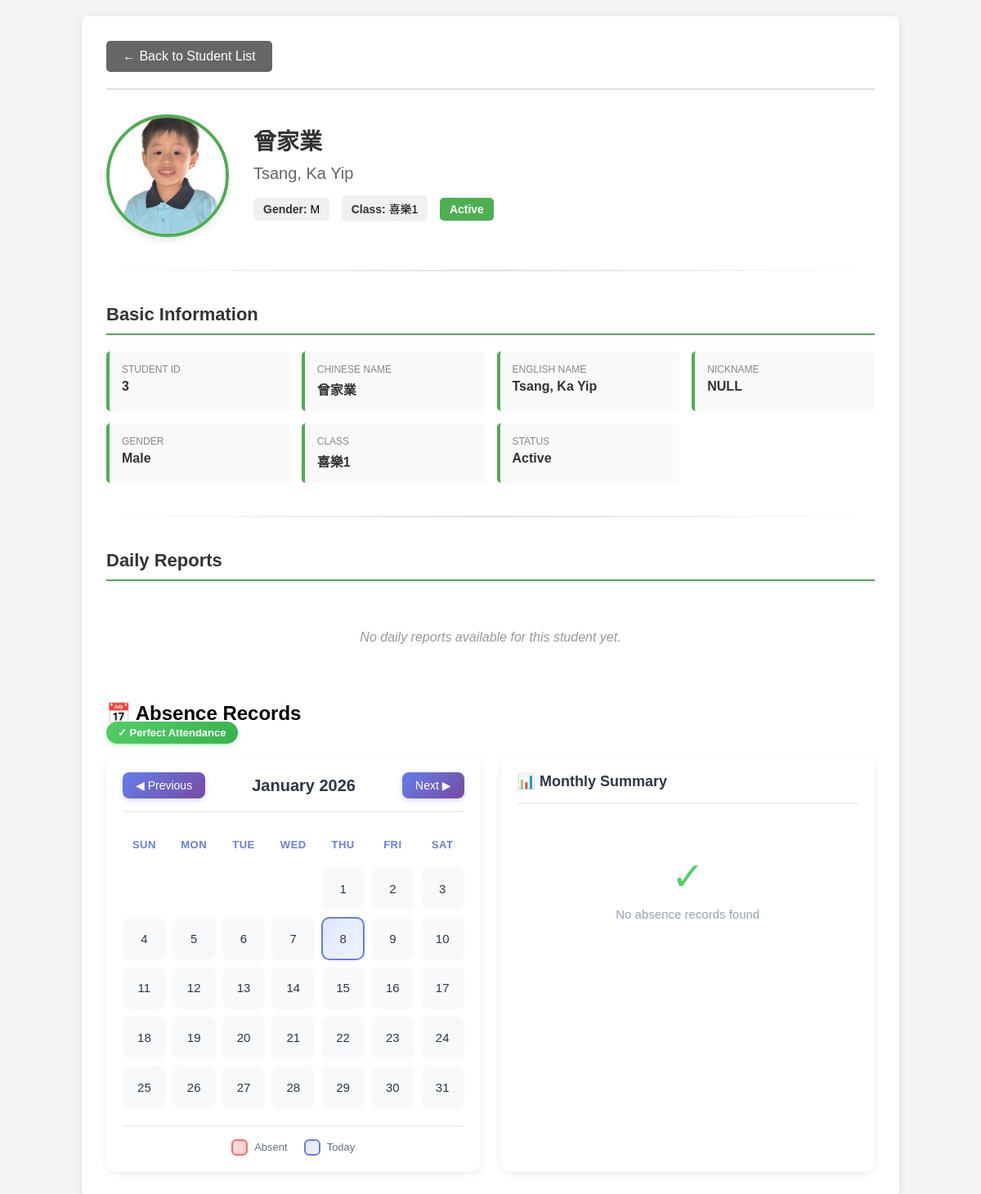
Page /student_details.php?id=3 on the committed database.
### tables this page shows
CREATE TABLE IF NOT EXISTS `students` (
  `id` int(11) NOT NULL AUTO_INCREMENT,
  `name_chi` varchar(100) NOT NULL COMMENT 'Chinese Name',
  `name_eng` varchar(100) NOT NULL COMMENT 'English Name',
  `nickname` varchar(50) DEFAULT NULL,
  `short_name` varchar(50) DEFAULT NULL COMMENT 'Short name or symbol',
  `gender` enum('M','F') NOT NULL,
  `class` varchar(50) DEFAULT NULL COMMENT 'Class/Group',
  `status` enum('Active','Inactive','Graduated') DEFAULT 'Active',
  `image_path` varchar(255) DEFAULT NULL COMMENT 'Path to student image',
  PRIMARY KEY (`id`)
);

### db/students.php (called while the page is built, shortened)
<?php
require_once __DIR__ . '/connection.php';
class Students {
    private $conn;
    public function __construct() {
        $this->conn = getDB();
    }
    public function getById($id) {
        $id = (int)$id;
        $sql = "SELECT * FROM students WHERE id = $id";
        $result = $this->conn->query($sql);
        if ($result && $result->num_rows > 0) {
            return $result->fetch_assoc();
        }
        return null;
    }
}
?>

### db/connection.php (called while the page is built, shortened)
<?php
class Database {
    private static $instance = null;
    private $conn;
    private function __construct() {
        try {
            $this->conn = new mysqli(DB_HOST, DB_USER, DB_PASS, DB_NAME, DB_PORT);
            $this->conn->set_charset(DB_CHARSET);
        } catch (Exception $e) {
            die("Database connection error: " . $e->getMessage());
        }
    }
    public static function getInstance() {
        if (self::$instance === null) {
            self::$instance = new Database();
        }
        return self::$instance;
    }
    public function getConnection() {
        return $this->conn;
    }
}
function getDB() {
    return Database::getInstance()->getConnection();
}
?>

### student_details.php (the view, shortened to what this page needs)
<?php
require_once 'db/students.php';
require_once 'db/connection.php';
$studentId = isset($_GET['id']) ? intval($_GET['id']) : 0;
$studentsObj = new Students();
$student = $studentsObj->getById($studentId);
$sections = [
    'basic_info' => true,
    'daily_reports' => true,
    'absences' => true,
];
?>
<!DOCTYPE html>
<html lang="en">
<head>
</head>
<body>
    <div class="container">
        <div class="header">
            <a href="students_list.php" class="back-btn">← Back to Student List</a>
        </div>
        <div class="student-header">
            <?php if (!empty($student['image_path']) && file_exists($student['image_path'])): ?>
                <img src="<?php echo htmlspecialchars($student['image_path']); ?>"
                     alt="<?php echo htmlspecialchars($student['name_chi']); ?>"
                     class="student-photo">
            <?php else: ?>
                <div class="no-photo">No Photo</div>
            <?php endif; ?>
            <div class="student-info-header">
                <h1 class="student-name"><?php echo htmlspecialchars($student['name_chi']); ?></h1>
                <p class="student-name-eng"><?php echo htmlspecialchars($student['name_eng']); ?></p>
                <div>
                    <span class="info-badge"><strong>Gender:</strong> <?php echo htmlspecialchars($student['gender']); ?></span>
                    <span class="info-badge"><strong>Class:</strong> <?php echo htmlspecialchars($student['class'] ?? 'N/A'); ?></span>
                    <span class="status-badge <?php echo strtolower($student['status']); ?>">
                        <?php echo htmlspecialchars($student['status']); ?>
                    </span>
                </div>
            </div>
        </div>
        <div class="section-divider"></div>
        <?php
        if ($sections['basic_info']):
            include 'sections/student_basic_info.php';
        endif;
        if ($sections['daily_reports']):
            include 'sections/student_daily_reports.php';
        endif;
        if ($sections['absences']):
            echo '<div id="absences">';
            include 'sections/student_absences.php';
            echo '</div>';
        endif;
        ?>
    </div>
</body>
</html>

### sections/student_basic_info.php
<div class="section">
    <h2 class="section-title">Basic Information</h2>
    <div class="info-grid">
        <div class="info-item">
            <div class="info-label">Student ID</div>
            <div class="info-value"><?php echo htmlspecialchars($student['id']); ?></div>
        </div>
        <div class="info-item">
            <div class="info-label">Chinese Name</div>
            <div class="info-value"><?php echo htmlspecialchars($student['name_chi']); ?></div>
        </div>
        <div class="info-item">
            <div class="info-label">English Name</div>
            <div class="info-value"><?php echo htmlspecialchars($student['name_eng']); ?></div>
        </div>
        <div class="info-item">
            <div class="info-label">Nickname</div>
            <div class="info-value"><?php echo htmlspecialchars($student['nickname'] ?? 'N/A'); ?></div>
        </div>
        <div class="info-item">
            <div class="info-label">Gender</div>
            <div class="info-value"><?php echo $student['gender'] === 'M' ? 'Male' : 'Female'; ?></div>
        </div>
        <div class="info-item">
            <div class="info-label">Class</div>
            <div class="info-value"><?php echo htmlspecialchars($student['class'] ?? 'N/A'); ?></div>
        </div>
        <div class="info-item">
            <div class="info-label">Status</div>
            <div class="info-value"><?php echo htmlspecialchars($student['status']); ?></div>
        </div>
    </div>
</div>
<div class="section-divider"></div>

### student_details.php (style rules this page uses)
* { margin: 0; padding: 0; box-sizing: border-box; }
body { font-family: Arial, sans-serif; background-color: #f4f4f4; padding: 20px; }
.container { max-width: 1000px; margin: 0 auto; background: white; padding: 30px; border-radius: 8px; box-shadow: 0 2px 10px rgba(0,0,0,0.1); }
.header { display: flex; justify-content: space-between; align-items: center; margin-bottom: 30px; padding-bottom: 20px; border-bottom: 2px solid #e0e0e0; }
.back-btn { display: inline-block; padding: 10px 20px; background-color: #666; color: white; text-decoration: none; border-radius: 5px; transition: background-color 0.3s; }
.student-header { display: flex; align-items: center; gap: 30px; margin-bottom: 30px; }
.student-photo { width: 150px; height: 150px; object-fit: cover; border-radius: 50%; border: 4px solid #4CAF50; box-shadow: 0 4px 8px rgba(0,0,0,0.1); }
.student-info-header { flex: 1; }
.student-name { font-size: 28px; color: #333; margin-bottom: 10px; }
.student-name-eng { font-size: 20px; color: #666; margin-bottom: 15px; }
.info-badge { display: inline-block; padding: 6px 12px; margin-right: 10px; margin-bottom: 8px; background-color: #f0f0f0; border-radius: 5px; font-size: 14px; }
.info-badge strong { color: #333; }
.status-badge { display: inline-block; padding: 6px 12px; border-radius: 5px; font-size: 14px; font-weight: bold; }
.status-badge.active { background-color: #4CAF50; color: white; }
.section { margin-bottom: 30px; }
.section-title { font-size: 22px; color: #333; margin-bottom: 20px; padding-bottom: 10px; border-bottom: 2px solid #4CAF50; }
.info-grid { display: grid; grid-template-columns: repeat(auto-fit, minmax(200px, 1fr)); gap: 15px; margin-bottom: 20px; }
.info-item { padding: 15px; background-color: #f9f9f9; border-radius: 5px; border-left: 4px solid #4CAF50; }
.info-label { font-size: 12px; color: #888; text-transform: uppercase; margin-bottom: 5px; }
.info-value { font-size: 16px; color: #333; font-weight: bold; }
.section-divider { height: 2px; background: linear-gradient(to right, transparent, #e0e0e0, transparent); margin: 40px 0; }

### rows in the picture
students: image_path (picture), name_chi "曾家業", name_eng "Tsang, Ka Yip", gender "M", class "喜樂1", status "Active", id "3", nickname "NULL"

### other values in the picture
$monthName "January 2026"
